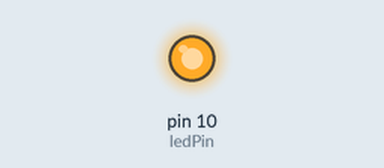
This sketch was run on a simulated Arduino Uno, built with avr-gcc and run on an emulated ATmega328P. Shown: output pins drawn as LEDs (lit = HIGH).

Above: at 1.0 s.
At 5.6 s:
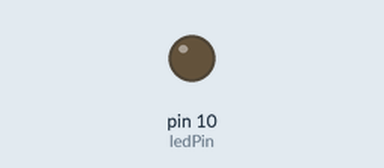
Timing chart, 0 to 10.7 s (numbered marks = the images above):
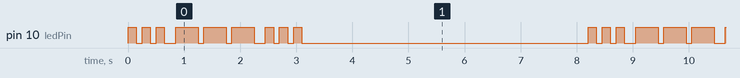

The sketch:

projeto.ino
```cpp
#include <Arduino.h>

int ledPin = 10;

void setup() {
  // executa uma vez quando o sketch inicia
  Serial.begin(9600); // inicia o monitor serial
// define o pino como saida
  pinMode(ledPin, OUTPUT);

}
//executa repeitdas vezes
void loop() {
   for(int x=0; x<3; x++){
    digitalWrite(ledPin,HIGH);//acendeo Led
    delay(150);//espera 150ms
    digitalWrite(ledPin,LOW);//apagao led
    delay(100);//espera 100ms

}
//espera 100 msparamarcarointervaloentreasletras
    delay(100);
    //3 traços
    for(int x=0; x<3; x++){
      digitalWrite(ledPin,HIGH);//acendeo led
      delay(400);//espera400ms
      digitalWrite(ledPin,LOW);//apagaoled
      delay(100);//espera100ms
}

//espera100msparamarcarointervaloentreasletras
    delay(100);//3pontos
    for(int x=0; x<3; x++){
      digitalWrite(ledPin,HIGH);//acendeo led
      delay(150);//espera400ms
      digitalWrite(ledPin,LOW);//apagao led
      delay(100);//espera100ms
      }
      //espera5segundosantesderepetiroSOS
      delay(5000);
}
```

Measured:
- by itself, pin 10 (ledPin): repeats every 8.2 s: 2 × (LOW 0.10 s, HIGH 0.15 s), LOW 0.20 s, 2 × (HIGH 0.40 s, LOW 0.10 s), HIGH 0.40 s, LOW 0.20 s, 2 × (HIGH 0.15 s, LOW 0.10 s), HIGH 0.15 s, LOW 5.1 s, HIGH 0.15 s
- by itself, everything shown: repeats every 8.2 s, in 18 steps
